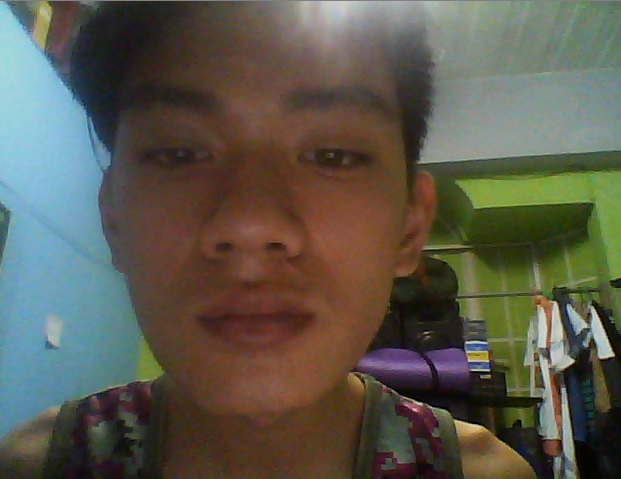
#> input picture thesis/data/test3.jpg, 621 x 479 px, found by its file name
$ python fdwithcrop.py
#> lines starting #> are read from the running program, lines starting #| are printed output that depends on the picture; after the words box and inside, x2 and y2 are one past the last pixel; in counts of white or black regions, pixels touching at a corner belong together
#> further down, image is the input picture: shape (479, 621, 3); mean B, G, R 77, 89.1, 91.9
import cv2
import matplotlib.pyplot as plt
import time

def detect_faces(f_cascade,e_cascade, colored_img, scaleFactor = 1.1):
#> called with scaleFactor = 1.1
    img_copy = colored_img.copy()
    gray = cv2.cvtColor(img_copy, cv2.COLOR_BGR2GRAY)
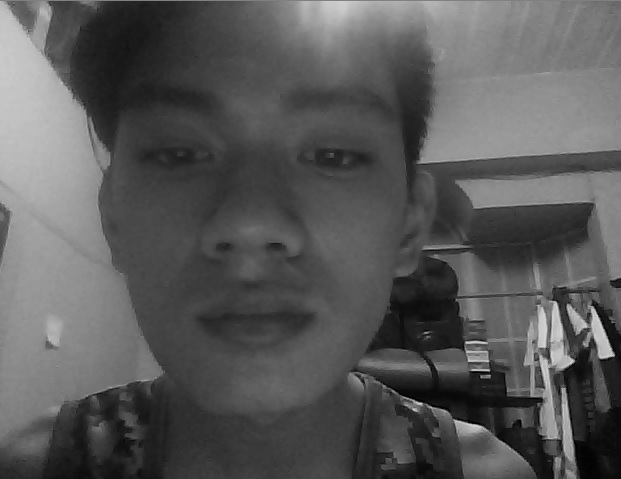
#> gray: shape (479, 621); min 0, max 214, mean 88.6
    eye_list = []
    faces = f_cascade.detectMultiScale(gray, scaleFactor=scaleFactor, minNeighbors=5)
#> faces = [[97, 60, 328, 328]]
    for (x,y,w,h) in faces:
        cv2.rectangle(img_copy, (x, y), (x+w, y+h), (0, 255, 0), 2)
        roi_gray = gray[y:y+h, x:x+w]
        roi_color = img_copy[y:y+h, x:x+w]
        eyes = eye_cascade.detectMultiScale(roi_gray)
        for (ex,ey,ew,eh) in eyes:
            eye_list.append(roi_color[ey:ey+eh,ex:ex+ew])
            cv2.rectangle(roi_color,(ex,ey),(ex+ew,ey+eh),(0,127,255),2)
#> this loop made 1 pass
#> (x, y, w, h, eyes) on pass 1: (97, 60, 328, 328, [[98, 161, 48, 48], [193, 57, 83, 83]])
#> pass 1, in detect_faces, `roi_gray = gray[y:y+h, x:x+w]`:
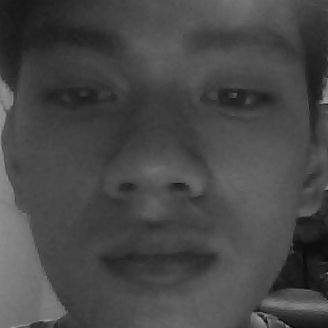
#> roi_gray: shape (328, 328); min 2, max 161, mean 71.3
#> pass 1, in detect_faces, `roi_color = img_copy[y:y+h, x:x+w]`:
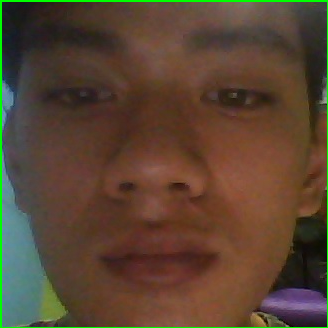
#> roi_color: shape (328, 328, 3); mean B, G, R 50.4, 68.6, 88.5
#> after the loop:
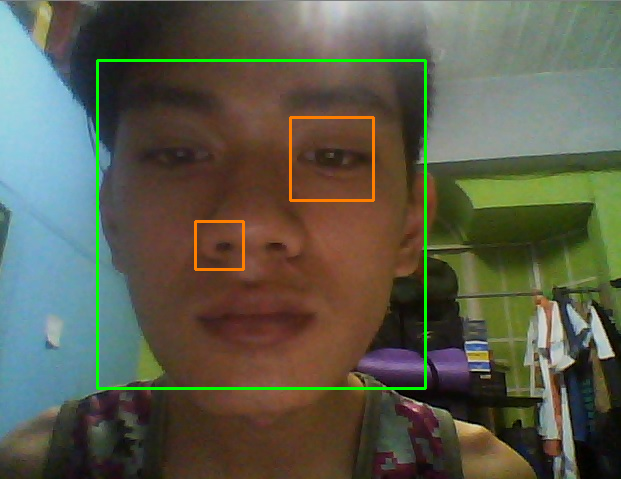
#> img_copy: shape (479, 621, 3); 1.85% of pixels changed, all inside (x1, y1, x2, y2) = (96, 59, 427, 390)
#> after the loop:
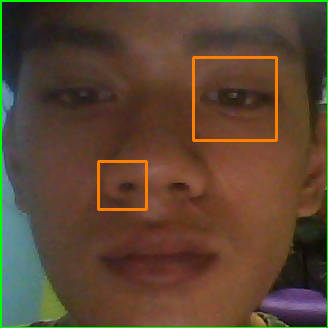
#> roi_color: shape (328, 328, 3); 1.45% of pixels changed, all inside (x1, y1, x2, y2) = (97, 56, 278, 211)
#> after the loop, eye_list = 2 items


    return eye_list

def convertToRGB(img):
    return cv2.cvtColor(img, cv2.COLOR_BGR2RGB)

image = cv2.imread('C:/python27/code/thesis/data/test3.jpg')
haar_face_cascade = cv2.CascadeClassifier('C:\Python27\code\AItrain\haarcascade_frontalface_default.xml')
eye_cascade = cv2.CascadeClassifier('C:\Python27\code\AItrain\haarcascade_eye.xml')

eyes_detected = detect_faces(haar_face_cascade,eye_cascade, image)
#> eyes_detected = 2 items

for index in range(len(eyes_detected)):
    cv2.imwrite("c:/python27/code/thesis/data/positive/eye"+str(index)+".jpg",eyes_detected[index])
#> this loop made 2 passes
#> pass 1, `cv2.imwrite("c:/python27/code/thesis/data/positive/eye"+str(index)+".j..`:
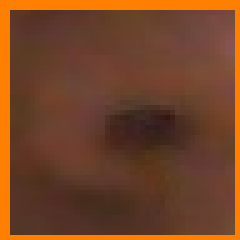
#> saved as eye0.jpg: shape (48, 48, 3) (shown 5 times larger); mean B, G, R 38.2, 67.5, 116.3
#> pass 2, `cv2.imwrite("c:/python27/code/thesis/data/positive/eye"+str(index)+".j..`:
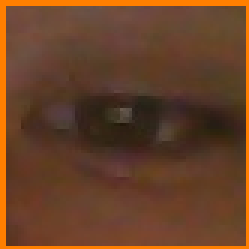
#> saved as eye1.jpg: shape (83, 83, 3) (shown 3 times larger); mean B, G, R 39.3, 65.1, 104.3

# [4 lines of commented-out code are left out]

$ run again, with thesis/data/test1.jpg copied over thesis/data/test3.jpg
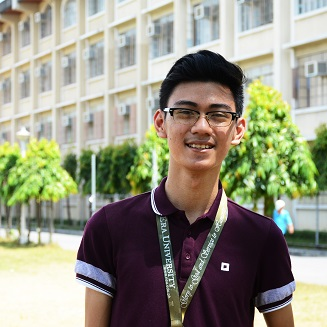
#> input picture thesis/data/test1.jpg, 327 x 327 px, found by its file name
#> image is the input picture: shape (327, 327, 3); mean B, G, R 128.8, 147.4, 148.5
#> in detect_faces, `gray = cv2.cvtColor(img_copy, cv2.COLOR_BGR2GRAY)`:
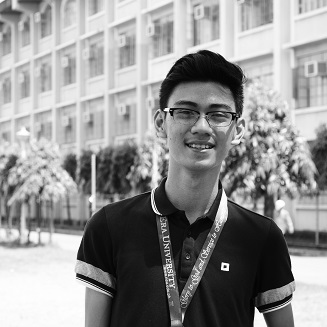
#> gray: shape (327, 327); min 0, max 255, mean 145.6
#> faces = [[155, 76, 94, 94]]
#> the loop in detect_faces, `for (x,y,w,h) in faces:` made 1 pass
#> after the loop in detect_faces, `for (x,y,w,h) in faces:`:
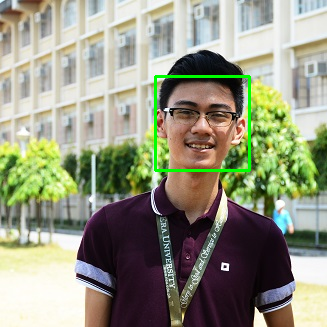
#> img_copy: shape (327, 327, 3); 1.05% of pixels changed, all inside (x1, y1, x2, y2) = (154, 75, 251, 172)
#> after the loop in detect_faces, `for (x,y,w,h) in faces:`: eye_list = []

$ run again, with thesis/data/test2.jpg copied over thesis/data/test3.jpg
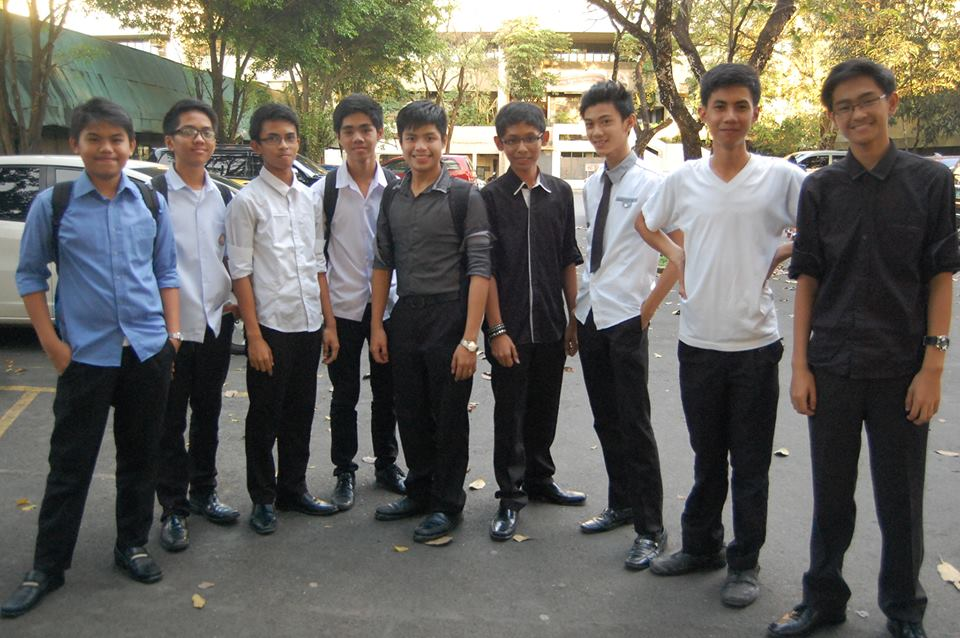
#> input picture thesis/data/test2.jpg, 960 x 638 px, found by its file name
#> image is the input picture: shape (638, 960, 3); mean B, G, R 94.9, 101.5, 103.9
#> faces = [[258, 120, 48, 48], [170, 111, 54, 54], [332, 110, 52, 52], [397, 119, 52, 52], [496, 120, 52, 52], [578, 103, 51, 51], [701, 84, 59, 59], [77, 119, 54, 54], [825, 78, 67, 67]]
#> the loop in detect_faces, `for (x,y,w,h) in faces:` made 9 passes
#> after the loop in detect_faces, `for (x,y,w,h) in faces:`:
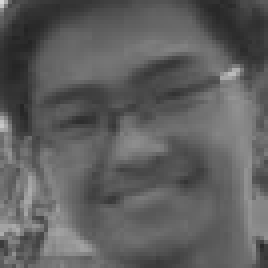
#> roi_gray: shape (67, 67) (shown 4 times larger); min 35, max 217, mean 94.4
#> after the loop in detect_faces, `for (x,y,w,h) in faces:`: eye_list = 4 items
#> the loop `for index in range(len(eyes_detected)):` made 4 passes
#> pass 2, `cv2.imwrite("c:/python27/code/thesis/data/positive/eye"+str(index)+".j..`:
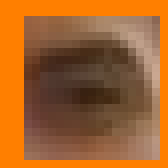
#> saved as eye1.jpg: shape (21, 21, 3) (shown 8 times larger); mean B, G, R 44.7, 99.1, 162.9

$ run again, with thesis/data/test4.jpg copied over thesis/data/test3.jpg
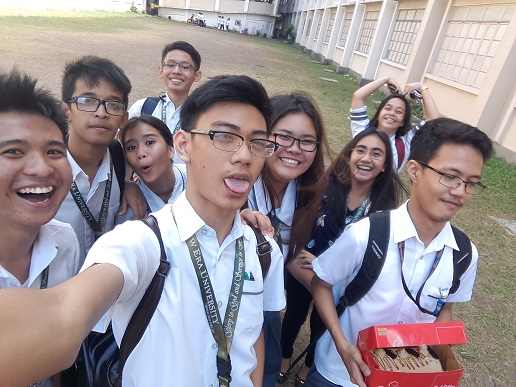
#> input picture thesis/data/test4.jpg, 516 x 387 px, found by its file name
#> image is the input picture: shape (387, 516, 3); mean B, G, R 144.9, 141, 151.1
#> faces = [[378, 97, 30, 30], [158, 50, 39, 39], [345, 133, 47, 47], [115, 122, 54, 54], [265, 115, 60, 60], [67, 77, 65, 65], [418, 148, 80, 80], [188, 101, 98, 98]]
#> the loop in detect_faces, `for (x,y,w,h) in faces:` made 8 passes
#> after the loop in detect_faces, `for (x,y,w,h) in faces:`:
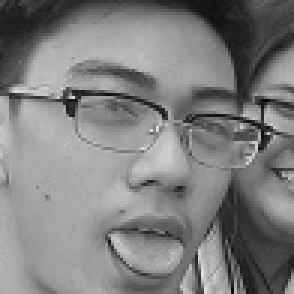
#> roi_gray: shape (98, 98) (shown 3 times larger); min 5, max 231, mean 126.5
#> after the loop in detect_faces, `for (x,y,w,h) in faces:`: eye_list = []
